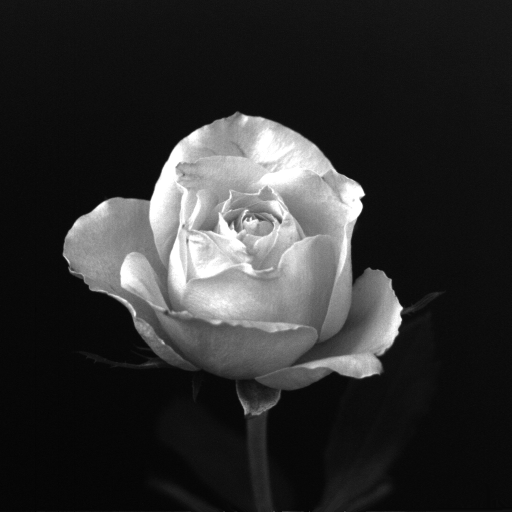
#> input picture TP1/rose_1024.tif, 1024 x 1024 px (shown at 1/2 size)
$ jupyter execute tp1.ipynb
#> lines starting #> are read from the running program, lines starting #| are printed output that depends on the picture
# TP1 of Image Processing

This notebook includes image reshaping, reading, and other operations using OpenCV.

[cell 1]
import cv2
import matplotlib.pyplot as plt

Question 1

[cell 2]
# Load the image from the file
image_path = 'rose_1024.tif'
image = cv2.imread(image_path, cv2.IMREAD_GRAYSCALE)  # Load in grayscale
#> image is the input picture: shape (1024, 1024); min 0, max 255, mean 46.8

[cell 3]
# Get the size of the image (width, height)
image_size = image.shape  # shape gives (height, width) in grayscale
#> image_size = (1024, 1024)

# Get pixel values at specific coordinates (0,0), (10,10), and (15,30)
pixels = {
    (0, 0): image[0, 0],
    (10, 10): image[10, 10],
    (15, 30): image[15, 30]
}
#> pixels = {(0, 0): 21, (10, 10): 23, (15, 30): 19}

[cell 4]
# Save the image in a different format (PNG) with a new filename
new_image_path = 'rose_1024_converted.png'
cv2.imwrite(new_image_path, image)
#> Out = True

Question 2

[cell 5]
# Flip the image vertically
flipped_image = cv2.flip(image, 0)
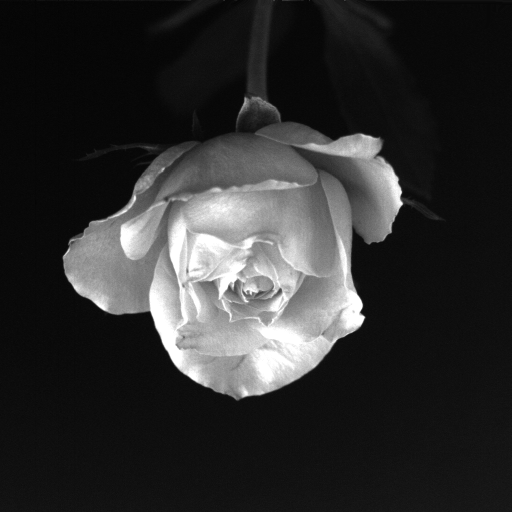
#> flipped_image: shape (1024, 1024) (shown at 1/2 size); min 0, max 255, mean 46.8

[cell 6]
# Crop the region of the image defined by the rectangle [257:768, 257:768]
cropped_image = flipped_image[257:768, 257:768]
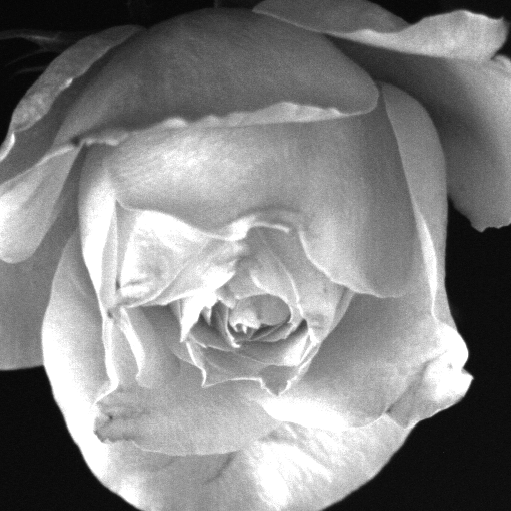
#> cropped_image: shape (511, 511); min 4, max 255, mean 131.7

[cell 7]
# Resample the image by reducing its size by half
resized_image = cv2.resize(flipped_image, (image.shape[1] // 2, image.shape[0] // 2))
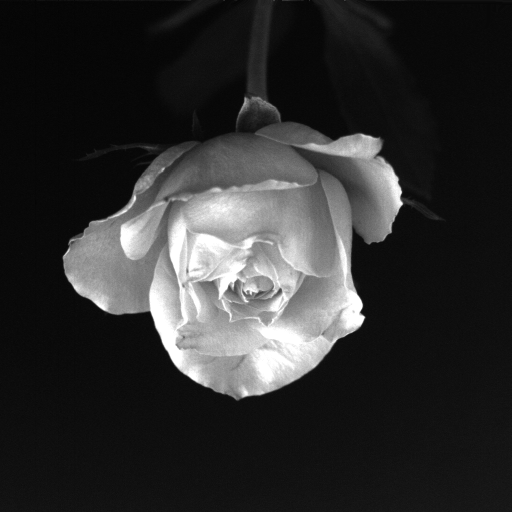
#> resized_image: shape (512, 512); min 3, max 255, mean 46.9

[cell 8]
# Extract intensity values of the middle horizontal line (512th row)
middle_line_profile = flipped_image[512, :]
#> middle_line_profile = 1024 values, max 255 at index 341, min 5 at index 45, mean 103.8

[cell 9]
flipped_image_with_line = cv2.cvtColor(flipped_image, cv2.COLOR_GRAY2BGR)
cv2.line(flipped_image_with_line, (0, 512), (flipped_image.shape[1], 512), (255, 0, 0), 1)
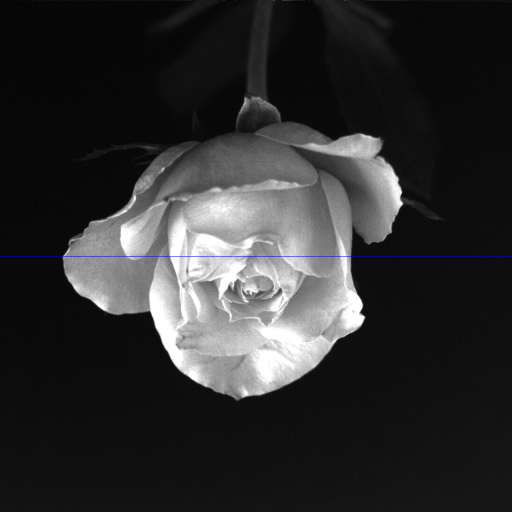
#> flipped_image_with_line: shape (1024, 1024, 3) (shown at 1/2 size); mean B, G, R 46.9, 46.7, 46.7
plt.subplot(1, 3, 1)
plt.title("Flipped Image with 512th Line in Red")
plt.imshow(flipped_image_with_line)
plt.axis('off')

[cell 10]
# Display results
# Show flipped, cropped, and resized images
plt.figure(figsize=(12, 6))

plt.subplot(1, 3, 1)
plt.title("Vertically Flipped Image")
plt.imshow(flipped_image, cmap='gray')
plt.axis('off')

plt.subplot(1, 3, 2)
plt.title("Cropped Region [257:768, 257:768]")
plt.imshow(cropped_image, cmap='gray')
plt.axis('off')

plt.subplot(1, 3, 3)
plt.title("Resampled Image (Half Size)")
plt.imshow(resized_image, cmap='gray')
plt.axis('off')

# Display the middle horizontal line profile
plt.figure(figsize=(10, 4))
plt.plot(middle_line_profile, color='blue')
plt.title("512th Line Profile (Intensity Values)")
plt.xlabel("Position along the line")
plt.ylabel("Intensity")
plt.grid()
plt.show()
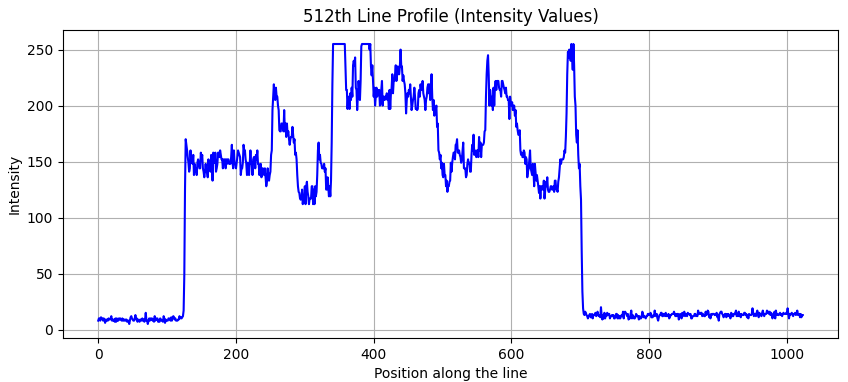
#> figure drawn by matplotlib, 1 panel; curve peaks at x = 341, y = 255
